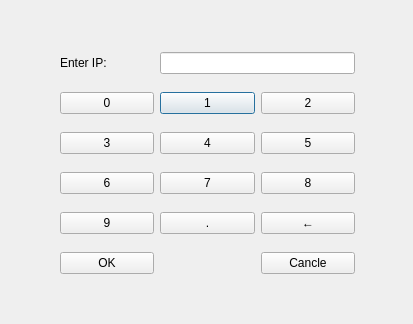
<?xml version="1.0" encoding="UTF-8"?>
<ui version="4.0">
 <class>JoinDialog</class>
 <widget class="QDialog" name="JoinDialog">
  <property name="geometry">
   <rect>
    <x>0</x>
    <y>0</y>
    <width>413</width>
    <height>324</height>
   </rect>
  </property>
  <property name="windowTitle">
   <string>Dialog</string>
  </property>
  <widget class="QWidget" name="layoutWidget">
   <property name="geometry">
    <rect>
     <x>60</x>
     <y>40</y>
     <width>295</width>
     <height>251</height>
    </rect>
   </property>
   <layout class="QGridLayout" name="gridLayout">
    <item row="1" column="1">
     <widget class="QPushButton" name="pushButton_1">
      <property name="text">
       <string>1</string>
      </property>
     </widget>
    </item>
    <item row="1" column="0">
     <widget class="QPushButton" name="pushButton_0">
      <property name="text">
       <string>0</string>
      </property>
     </widget>
    </item>
    <item row="2" column="0">
     <widget class="QPushButton" name="pushButton_3">
      <property name="text">
       <string>3</string>
      </property>
     </widget>
    </item>
    <item row="3" column="0">
     <widget class="QPushButton" name="pushButton_6">
      <property name="text">
       <string>6</string>
      </property>
     </widget>
    </item>
    <item row="3" column="1">
     <widget class="QPushButton" name="pushButton_7">
      <property name="text">
       <string>7</string>
      </property>
     </widget>
    </item>
    <item row="0" column="1" colspan="2">
     <widget class="QLineEdit" name="lineEdit"/>
    </item>
    <item row="2" column="1">
     <widget class="QPushButton" name="pushButton_4">
      <property name="text">
       <string>4</string>
      </property>
     </widget>
    </item>
    <item row="3" column="2">
     <widget class="QPushButton" name="pushButton_8">
      <property name="text">
       <string>8</string>
      </property>
     </widget>
    </item>
    <item row="1" column="2">
     <widget class="QPushButton" name="pushButton_2">
      <property name="text">
       <string>2</string>
      </property>
     </widget>
    </item>
    <item row="2" column="2">
     <widget class="QPushButton" name="pushButton_5">
      <property name="text">
       <string>5</string>
      </property>
     </widget>
    </item>
    <item row="4" column="0">
     <widget class="QPushButton" name="pushButton_9">
      <property name="text">
       <string>9</string>
      </property>
     </widget>
    </item>
    <item row="0" column="0">
     <widget class="QLabel" name="label">
      <property name="text">
       <string>Enter IP:</string>
      </property>
     </widget>
    </item>
    <item row="4" column="2">
     <widget class="QPushButton" name="backPushButton">
      <property name="text">
       <string>←</string>
      </property>
     </widget>
    </item>
    <item row="4" column="1">
     <widget class="QPushButton" name="dotPushButton">
      <property name="text">
       <string>.</string>
      </property>
     </widget>
    </item>
    <item row="5" column="0">
     <widget class="QPushButton" name="OK_pushButton">
      <property name="text">
       <string>OK</string>
      </property>
     </widget>
    </item>
    <item row="5" column="2">
     <widget class="QPushButton" name="cancle_pushButton">
      <property name="text">
       <string>Cancle</string>
      </property>
     </widget>
    </item>
   </layout>
  </widget>
 </widget>
 <resources/>
 <connections/>
</ui>
